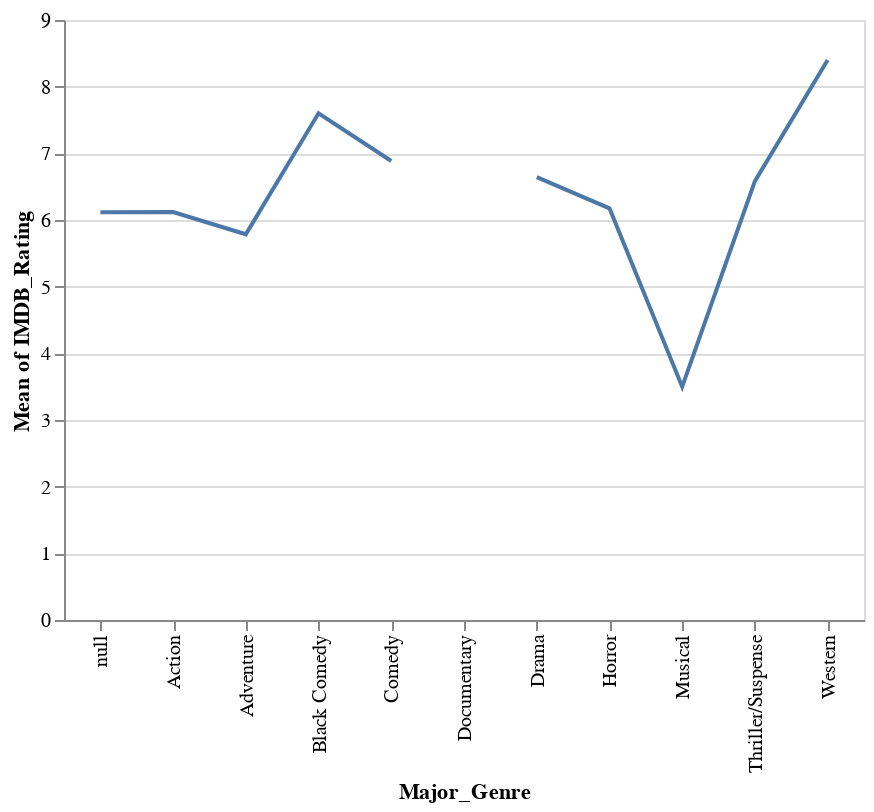

Notebook code for this chart:
### Markdown cell above
To encode the mean of something, you can use Altair's [binning and aggregation](https://altair-viz.github.io/user_guide/encoding.html#binning-and-aggregation) functions.

For example, say you had column `foo` that you had encoded on the `y` position:

```python
...encode(
    y = 'foo',
    ...
)
```

You could instead encode the **mean** of `foo` by doing this:

```python
...encode(
    y = 'mean(foo)',
    ...
)
```

Or this:

```python
...encode(
    y = alt.Y('foo', aggregate = 'mean'),
    ...
)
```

You can find a list of the aggregation functions in a table on [this page](https://altair-viz.github.io/user_guide/encoding.html#binning-and-aggregation).

Given the above, let's visualize the **mean** of IMDB rating of each major genre,  i.e.:

- Encode **Major Genre** in the **x position**
- Encode the **mean** of **IMDB Rating** in the **y position**
- Use a **line** as the **mark** to draw with

Write a specification for the chart below:

### Code cell
mean_rating_chart =alt.Chart(movies).mark_line().encode(
    x= 'Major_Genre',
    y=alt.Y('IMDB_Rating', aggregate = 'mean')
)
mean_rating_chart
